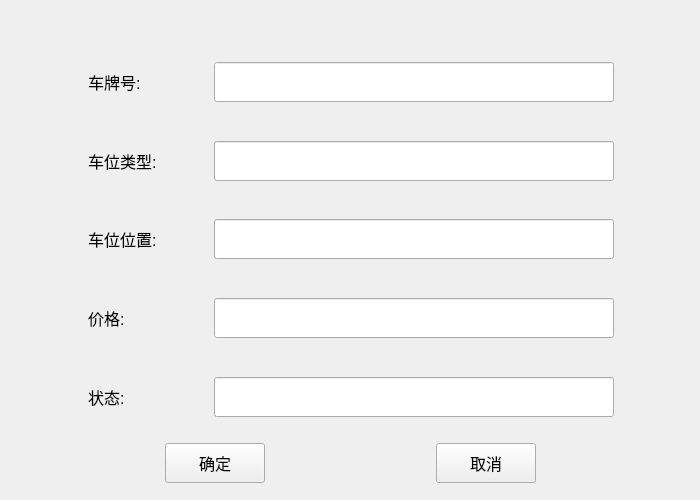
<?xml version="1.0" encoding="UTF-8"?>
<ui version="4.0">
 <class>PaddWidget</class>
 <widget class="QWidget" name="PaddWidget">
  <property name="geometry">
   <rect>
    <x>0</x>
    <y>0</y>
    <width>700</width>
    <height>500</height>
   </rect>
  </property>
  <property name="minimumSize">
   <size>
    <width>700</width>
    <height>500</height>
   </size>
  </property>
  <property name="acceptDrops">
   <bool>true</bool>
  </property>
  <property name="windowTitle">
   <string>增加车位数据</string>
  </property>
  <widget class="QLabel" name="datel">
   <property name="geometry">
    <rect>
     <x>140</x>
     <y>40</y>
     <width>420</width>
     <height>101</height>
    </rect>
   </property>
   <property name="minimumSize">
    <size>
     <width>0</width>
     <height>40</height>
    </size>
   </property>
   <property name="font">
    <font>
     <pointsize>24</pointsize>
    </font>
   </property>
   <property name="text">
    <string/>
   </property>
   <property name="alignment">
    <set>Qt::AlignCenter</set>
   </property>
  </widget>
  <widget class="QWidget" name="layoutWidget">
   <property name="geometry">
    <rect>
     <x>0</x>
     <y>62</y>
     <width>701</width>
     <height>421</height>
    </rect>
   </property>
   <layout class="QVBoxLayout" name="verticalLayout_3">
    <item>
     <layout class="QVBoxLayout" name="verticalLayout_2">
      <item>
       <layout class="QHBoxLayout" name="horizontalLayout_6"/>
      </item>
      <item>
       <layout class="QHBoxLayout" name="horizontalLayout_3">
        <item>
         <spacer name="horizontalSpacer_4">
          <property name="orientation">
           <enum>Qt::Horizontal</enum>
          </property>
          <property name="sizeHint" stdset="0">
           <size>
            <width>40</width>
            <height>20</height>
           </size>
          </property>
         </spacer>
        </item>
        <item>
         <layout class="QVBoxLayout" name="verticalLayout">
          <item>
           <layout class="QHBoxLayout" name="horizontalLayout_7">
            <item>
             <widget class="QLabel" name="sl_2">
              <property name="minimumSize">
               <size>
                <width>120</width>
                <height>40</height>
               </size>
              </property>
              <property name="font">
               <font>
                <pointsize>12</pointsize>
               </font>
              </property>
              <property name="text">
               <string>车牌号:</string>
              </property>
             </widget>
            </item>
            <item>
             <widget class="QLineEdit" name="e5">
              <property name="minimumSize">
               <size>
                <width>400</width>
                <height>40</height>
               </size>
              </property>
             </widget>
            </item>
           </layout>
          </item>
          <item>
           <spacer name="verticalSpacer_5">
            <property name="orientation">
             <enum>Qt::Vertical</enum>
            </property>
            <property name="sizeHint" stdset="0">
             <size>
              <width>20</width>
              <height>40</height>
             </size>
            </property>
           </spacer>
          </item>
          <item>
           <layout class="QHBoxLayout" name="horizontalLayout">
            <item>
             <widget class="QLabel" name="dnal">
              <property name="minimumSize">
               <size>
                <width>120</width>
                <height>40</height>
               </size>
              </property>
              <property name="font">
               <font>
                <pointsize>12</pointsize>
               </font>
              </property>
              <property name="text">
               <string>车位类型:</string>
              </property>
             </widget>
            </item>
            <item>
             <widget class="QLineEdit" name="e1">
              <property name="minimumSize">
               <size>
                <width>400</width>
                <height>40</height>
               </size>
              </property>
             </widget>
            </item>
           </layout>
          </item>
          <item>
           <spacer name="verticalSpacer_4">
            <property name="orientation">
             <enum>Qt::Vertical</enum>
            </property>
            <property name="sizeHint" stdset="0">
             <size>
              <width>20</width>
              <height>40</height>
             </size>
            </property>
           </spacer>
          </item>
          <item>
           <layout class="QHBoxLayout" name="horizontalLayout_2">
            <item>
             <widget class="QLabel" name="dkl">
              <property name="minimumSize">
               <size>
                <width>120</width>
                <height>40</height>
               </size>
              </property>
              <property name="font">
               <font>
                <pointsize>12</pointsize>
               </font>
              </property>
              <property name="text">
               <string>车位位置:</string>
              </property>
             </widget>
            </item>
            <item>
             <widget class="QLineEdit" name="e2">
              <property name="minimumSize">
               <size>
                <width>400</width>
                <height>40</height>
               </size>
              </property>
             </widget>
            </item>
           </layout>
          </item>
          <item>
           <spacer name="verticalSpacer_3">
            <property name="orientation">
             <enum>Qt::Vertical</enum>
            </property>
            <property name="sizeHint" stdset="0">
             <size>
              <width>20</width>
              <height>40</height>
             </size>
            </property>
           </spacer>
          </item>
          <item>
           <layout class="QHBoxLayout" name="horizontalLayout_4">
            <item>
             <widget class="QLabel" name="lcl">
              <property name="minimumSize">
               <size>
                <width>120</width>
                <height>40</height>
               </size>
              </property>
              <property name="font">
               <font>
                <pointsize>12</pointsize>
               </font>
              </property>
              <property name="text">
               <string>价格:</string>
              </property>
             </widget>
            </item>
            <item>
             <widget class="QLineEdit" name="e3">
              <property name="minimumSize">
               <size>
                <width>400</width>
                <height>40</height>
               </size>
              </property>
             </widget>
            </item>
           </layout>
          </item>
          <item>
           <spacer name="verticalSpacer_2">
            <property name="orientation">
             <enum>Qt::Vertical</enum>
            </property>
            <property name="sizeHint" stdset="0">
             <size>
              <width>20</width>
              <height>40</height>
             </size>
            </property>
           </spacer>
          </item>
          <item>
           <layout class="QHBoxLayout" name="horizontalLayout_5">
            <item>
             <widget class="QLabel" name="sl">
              <property name="minimumSize">
               <size>
                <width>120</width>
                <height>40</height>
               </size>
              </property>
              <property name="font">
               <font>
                <pointsize>12</pointsize>
               </font>
              </property>
              <property name="text">
               <string>状态:</string>
              </property>
             </widget>
            </item>
            <item>
             <widget class="QLineEdit" name="e4">
              <property name="minimumSize">
               <size>
                <width>400</width>
                <height>40</height>
               </size>
              </property>
             </widget>
            </item>
           </layout>
          </item>
         </layout>
        </item>
        <item>
         <spacer name="horizontalSpacer_5">
          <property name="orientation">
           <enum>Qt::Horizontal</enum>
          </property>
          <property name="sizeHint" stdset="0">
           <size>
            <width>40</width>
            <height>20</height>
           </size>
          </property>
         </spacer>
        </item>
       </layout>
      </item>
      <item>
       <spacer name="verticalSpacer">
        <property name="orientation">
         <enum>Qt::Vertical</enum>
        </property>
        <property name="sizeType">
         <enum>QSizePolicy::Minimum</enum>
        </property>
        <property name="sizeHint" stdset="0">
         <size>
          <width>20</width>
          <height>20</height>
         </size>
        </property>
       </spacer>
      </item>
     </layout>
    </item>
    <item>
     <layout class="QHBoxLayout" name="horizontalLayout_8">
      <item>
       <spacer name="horizontalSpacer_2">
        <property name="orientation">
         <enum>Qt::Horizontal</enum>
        </property>
        <property name="sizeHint" stdset="0">
         <size>
          <width>40</width>
          <height>20</height>
         </size>
        </property>
       </spacer>
      </item>
      <item>
       <widget class="QPushButton" name="okButton">
        <property name="minimumSize">
         <size>
          <width>100</width>
          <height>40</height>
         </size>
        </property>
        <property name="font">
         <font>
          <pointsize>12</pointsize>
         </font>
        </property>
        <property name="text">
         <string>确定</string>
        </property>
       </widget>
      </item>
      <item>
       <spacer name="horizontalSpacer">
        <property name="orientation">
         <enum>Qt::Horizontal</enum>
        </property>
        <property name="sizeHint" stdset="0">
         <size>
          <width>40</width>
          <height>20</height>
         </size>
        </property>
       </spacer>
      </item>
      <item>
       <widget class="QPushButton" name="cancelButton">
        <property name="minimumSize">
         <size>
          <width>100</width>
          <height>40</height>
         </size>
        </property>
        <property name="font">
         <font>
          <pointsize>12</pointsize>
         </font>
        </property>
        <property name="text">
         <string>取消</string>
        </property>
       </widget>
      </item>
      <item>
       <spacer name="horizontalSpacer_3">
        <property name="orientation">
         <enum>Qt::Horizontal</enum>
        </property>
        <property name="sizeHint" stdset="0">
         <size>
          <width>40</width>
          <height>20</height>
         </size>
        </property>
       </spacer>
      </item>
     </layout>
    </item>
   </layout>
  </widget>
 </widget>
 <resources/>
 <connections>
  <connection>
   <sender>e1</sender>
   <signal>returnPressed()</signal>
   <receiver>e2</receiver>
   <slot>setFocus()</slot>
   <hints>
    <hint type="sourcelabel">
     <x>414</x>
     <y>147</y>
    </hint>
    <hint type="destinationlabel">
     <x>414</x>
     <y>196</y>
    </hint>
   </hints>
  </connection>
  <connection>
   <sender>e2</sender>
   <signal>returnPressed()</signal>
   <receiver>e3</receiver>
   <slot>setFocus()</slot>
   <hints>
    <hint type="sourcelabel">
     <x>414</x>
     <y>196</y>
    </hint>
    <hint type="destinationlabel">
     <x>414</x>
     <y>245</y>
    </hint>
   </hints>
  </connection>
  <connection>
   <sender>e3</sender>
   <signal>returnPressed()</signal>
   <receiver>e4</receiver>
   <slot>setFocus()</slot>
   <hints>
    <hint type="sourcelabel">
     <x>414</x>
     <y>245</y>
    </hint>
    <hint type="destinationlabel">
     <x>414</x>
     <y>294</y>
    </hint>
   </hints>
  </connection>
  <connection>
   <sender>e4</sender>
   <signal>returnPressed()</signal>
   <receiver>okButton</receiver>
   <slot>click()</slot>
   <hints>
    <hint type="sourcelabel">
     <x>414</x>
     <y>294</y>
    </hint>
    <hint type="destinationlabel">
     <x>215</x>
     <y>401</y>
    </hint>
   </hints>
  </connection>
  <connection>
   <sender>cancelButton</sender>
   <signal>clicked()</signal>
   <receiver>PaddWidget</receiver>
   <slot>close()</slot>
   <hints>
    <hint type="sourcelabel">
     <x>485</x>
     <y>460</y>
    </hint>
    <hint type="destinationlabel">
     <x>349</x>
     <y>249</y>
    </hint>
   </hints>
  </connection>
 </connections>
</ui>
